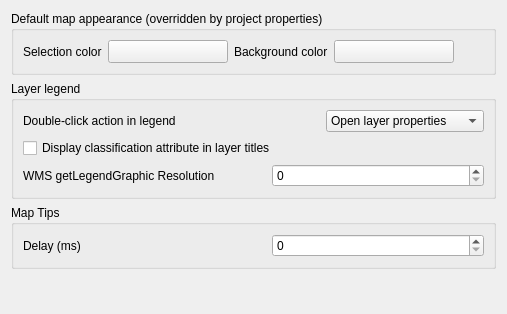
             <widget class="QWidget" name="mOptionsScrollAreaContents_06">
              <property name="geometry">
               <rect>
                <x>0</x>
                <y>0</y>
                <width>507</width>
                <height>314</height>
               </rect>
              </property>
              <layout class="QVBoxLayout" name="verticalLayout_25">
               <item>
                <widget class="QgsCollapsibleGroupBox" name="groupBox_9">
                 <property name="title">
                  <string>Default map appearance (overridden by project properties)</string>
                 </property>
                 <layout class="QGridLayout" name="gridLayout_7">
                  <item row="0" column="4">
                   <widget class="QgsColorButton" name="pbnCanvasColor">
                    <property name="sizePolicy">
                     <sizepolicy hsizetype="Fixed" vsizetype="Fixed">
                      <horstretch>0</horstretch>
                      <verstretch>0</verstretch>
                     </sizepolicy>
                    </property>
                    <property name="minimumSize">
                     <size>
                      <width>120</width>
                      <height>0</height>
                     </size>
                    </property>
                    <property name="maximumSize">
                     <size>
                      <width>120</width>
                      <height>16777215</height>
                     </size>
                    </property>
                    <property name="text">
                     <string/>
                    </property>
                   </widget>
                  </item>
                  <item row="0" column="6">
                   <spacer name="horizontalSpacer_28">
                    <property name="orientation">
                     <enum>Qt::Horizontal</enum>
                    </property>
                    <property name="sizeHint" stdset="0">
                     <size>
                      <width>40</width>
                      <height>20</height>
                     </size>
                    </property>
                   </spacer>
                  </item>
                  <item row="0" column="3">
                   <widget class="QLabel" name="label">
                    <property name="sizePolicy">
                     <sizepolicy hsizetype="Maximum" vsizetype="Preferred">
                      <horstretch>0</horstretch>
                      <verstretch>0</verstretch>
                     </sizepolicy>
                    </property>
                    <property name="text">
                     <string>Background color</string>
                    </property>
                   </widget>
                  </item>
                  <item row="0" column="0">
                   <widget class="QLabel" name="textLabel1_9">
                    <property name="sizePolicy">
                     <sizepolicy hsizetype="Maximum" vsizetype="Preferred">
                      <horstretch>0</horstretch>
                      <verstretch>0</verstretch>
                     </sizepolicy>
                    </property>
                    <property name="text">
                     <string>Selection color</string>
                    </property>
                   </widget>
                  </item>
                  <item row="0" column="1">
                   <widget class="QgsColorButton" name="pbnSelectionColor">
                    <property name="sizePolicy">
                     <sizepolicy hsizetype="Fixed" vsizetype="Fixed">
                      <horstretch>0</horstretch>
                      <verstretch>0</verstretch>
                     </sizepolicy>
                    </property>
                    <property name="minimumSize">
                     <size>
                      <width>120</width>
                      <height>0</height>
                     </size>
                    </property>
                    <property name="maximumSize">
                     <size>
                      <width>120</width>
                      <height>16777215</height>
                     </size>
                    </property>
                    <property name="text">
                     <string/>
                    </property>
                   </widget>
                  </item>
                 </layout>
                </widget>
               </item>
               <item>
                <widget class="QgsCollapsibleGroupBox" name="mLegendGrpBx">
                 <property name="minimumSize">
                  <size>
                   <width>0</width>
                   <height>0</height>
                  </size>
                 </property>
                 <property name="title">
                  <string>Layer legend</string>
                 </property>
                 <layout class="QVBoxLayout" name="verticalLayout_21">
                  <item>
                   <layout class="QHBoxLayout" name="horizontalLayout_8">
                    <item>
                     <widget class="QLabel" name="label_15">
                      <property name="text">
                       <string>Double-click action in legend</string>
                      </property>
                     </widget>
                    </item>
                    <item>
                     <spacer name="horizontalSpacer_6">
                      <property name="orientation">
                       <enum>Qt::Horizontal</enum>
                      </property>
                      <property name="sizeHint" stdset="0">
                       <size>
                        <width>40</width>
                        <height>20</height>
                       </size>
                      </property>
                     </spacer>
                    </item>
                    <item>
                     <widget class="QComboBox" name="cmbLegendDoubleClickAction">
                      <item>
                       <property name="text">
                        <string>Open layer properties</string>
                       </property>
                      </item>
                      <item>
                       <property name="text">
                        <string>Open attribute table</string>
                       </property>
                      </item>
                      <item>
                       <property name="text">
                        <string>Open layer styling dock</string>
                       </property>
                      </item>
                     </widget>
                    </item>
                   </layout>
                  </item>
                  <item>
                   <widget class="QCheckBox" name="cbxLegendClassifiers">
                    <property name="text">
                     <string>Display classification attribute in layer titles</string>
                    </property>
                   </widget>
                  </item>
                  <item>
                   <layout class="QHBoxLayout" name="horizontalLayout_34">
                    <item>
                     <widget class="QLabel" name="label_58">
                      <property name="text">
                       <string>WMS getLegendGraphic Resolution</string>
                      </property>
                     </widget>
                    </item>
                    <item>
                     <spacer name="horizontalSpacer_391">
                      <property name="orientation">
                       <enum>Qt::Horizontal</enum>
                      </property>
                      <property name="sizeType">
                       <enum>QSizePolicy::Preferred</enum>
                      </property>
                      <property name="sizeHint" stdset="0">
                       <size>
                        <width>30</width>
                        <height>20</height>
                       </size>
                      </property>
                     </spacer>
                    </item>
                    <item>
                     <widget class="QSpinBox" name="mLegendGraphicResolutionSpinBox">
                      <property name="toolTip">
                       <string extracomment="MAP_RESOLUTION or DPI value overloading getMap default value (set 0 to use default)"/>
                      </property>
                      <property name="whatsThis">
                       <string extracomment="MAP_RESOLUTION or DPI value overloading getMap default value (set 0 to use default)"/>
                      </property>
                      <property name="minimum">
                       <number>0</number>
                      </property>
                      <property name="maximum">
                       <number>1000000</number>
                      </property>
                     </widget>
                    </item>
                   </layout>
                  </item>
                 </layout>
                </widget>
               </item>
               <item>
                <widget class="QgsCollapsibleGroupBox" name="groupBox_12">
                 <property name="title">
                  <string>Map Tips</string>
                 </property>
                 <layout class="QHBoxLayout" name="horizontalLayout_221">
                  <item>
                   <widget class="QLabel" name="textLabel1_16">
                    <property name="sizePolicy">
                     <sizepolicy hsizetype="Preferred" vsizetype="Preferred">
                      <horstretch>0</horstretch>
                      <verstretch>0</verstretch>
                     </sizepolicy>
                    </property>
                    <property name="text">
                     <string>Delay (ms)</string>
                    </property>
                   </widget>
                  </item>
                  <item>
                   <spacer name="horizontalSpacer_39">
                    <property name="orientation">
                     <enum>Qt::Horizontal</enum>
                    </property>
                    <property name="sizeType">
                     <enum>QSizePolicy::Preferred</enum>
                    </property>
                    <property name="sizeHint" stdset="0">
                     <size>
                      <width>30</width>
                      <height>20</height>
                     </size>
                    </property>
                   </spacer>
                  </item>
                  <item>
                   <widget class="QSpinBox" name="mMapTipsDelaySpinBox">
                    <property name="toolTip">
                     <string extracomment="MAP_RESOLUTION or DPI value overloading getMap default value (set 0 to use default)"/>
                    </property>
                    <property name="whatsThis">
                     <string extracomment="MAP_RESOLUTION or DPI value overloading getMap default value (set 0 to use default)"/>
                    </property>
                    <property name="minimum">
                     <number>0</number>
                    </property>
                    <property name="maximum">
                     <number>1000000</number>
                    </property>
                   </widget>
                  </item>
                 </layout>
                </widget>
               </item>
               <item>
                <spacer>
                 <property name="orientation">
                  <enum>Qt::Vertical</enum>
                 </property>
                 <property name="sizeHint" stdset="0">
                  <size>
                   <width>20</width>
                   <height>40</height>
                  </size>
                 </property>
                </spacer>
               </item>
              </layout>
             </widget>
